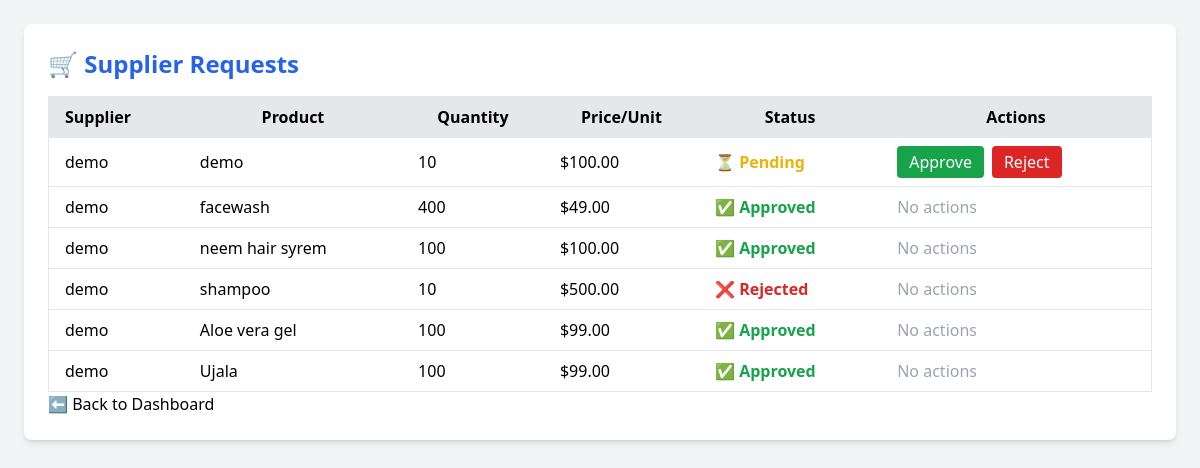
The app's page /dashboard/supplier-requests/ (signed in) with its own data.
### authapp/models.py (models this page shows, shortened)
class SupplierRequest(models.Model):
    supplier = models.ForeignKey(Supplier, on_delete=models.CASCADE, related_name="requests")
    product_name = models.CharField(max_length=150)
    description = models.TextField(blank=True, null=True)
    price_per_unit = models.DecimalField(max_digits=10, decimal_places=2)
    quantity = models.PositiveIntegerField()
    status = models.CharField(max_length=20, choices=[
        ("pending", "Pending"),
        ("approved", "Approved"),
        ("rejected", "Rejected"),
    ], default="pending")
    created_at = models.DateTimeField(auto_now_add=True)

class Supplier(models.Model):
    STATUS_CHOICES = [
        ("pending", "Pending"),
        ("approved", "Approved"),
        ("rejected", "Rejected"),
    ]
    user = models.OneToOneField("CustomUser", on_delete=models.CASCADE, related_name="supplier_profile")
    name = models.CharField(max_length=100)
    contact_person = models.CharField(max_length=100, blank=True, null=True)
    phone = models.CharField(max_length=20, blank=True, null=True)
    email = models.EmailField(blank=True, null=True)
    address = models.TextField(blank=True, null=True)
    status = models.CharField(max_length=20, choices=STATUS_CHOICES, default="pending")
    created_at = models.DateTimeField(auto_now_add=True)

### authapp/decorators.py (the view)
        def wrapper_func(request, *args, **kwargs):
            if request.user.is_authenticated:
                if request.user.role in allowed_roles:
                    return view_func(request, *args, **kwargs)
                else:
                    messages.error(request, "You are not authorized to view this page.")
                    return redirect('login')
            else:
                return redirect('login')

### authapp/views.py (called while the page is built)
@login_required
@role_required(["admin"])
def admin_supplier_requests(request):
    requests = SupplierRequest.objects.all().order_by("-created_at")
    return render(request, "admin_supplier_requests.html", {"requests": requests})

### authapp/templates/admin_supplier_requests.html (shortened to what this page needs)
<!DOCTYPE html>
<html lang="en">
<head>
  <script src="https://cdn.tailwindcss.com"></script>
</head>
<body class="bg-gray-100 p-6">
  <div class="max-w-6xl mx-auto bg-white shadow-md rounded-lg p-6">
    <h2 class="text-2xl font-bold text-blue-600 mb-4">🛒 Supplier Requests</h2>
    <table class="min-w-full border rounded">
      <thead class="bg-gray-200">
        <tr>
          <th class="px-4 py-2 text-left">Supplier</th>
          <th class="px-4 py-2">Product</th>
          <th class="px-4 py-2">Quantity</th>
          <th class="px-4 py-2">Price/Unit</th>
          <th class="px-4 py-2">Status</th>
          <th class="px-4 py-2">Actions</th>
        </tr>
      </thead>
      <tbody>
        {% for req in requests %}
        <tr class="border-t">
          <td class="px-4 py-2">{{ req.supplier.name }}</td>
          <td class="px-4 py-2">{{ req.product_name }}</td>
          <td class="px-4 py-2">{{ req.quantity }}</td>
          <td class="px-4 py-2">${{ req.price_per_unit }}</td>
          <td class="px-4 py-2">
            {% if req.status == "pending" %}
              <span class="text-yellow-500 font-semibold">⏳ Pending</span>
            {% elif req.status == "approved" %}
              <span class="text-green-600 font-semibold">✅ Approved</span>
            {% else %}
              <span class="text-red-600 font-semibold">❌ Rejected</span>
            {% endif %}
          </td>
          <td class="px-4 py-2 flex gap-2">
            {% if req.status == "pending" %}
            <a href="{% url 'approve_supplier_request' req.id %}"
               class="px-3 py-1 bg-green-600 text-white rounded hover:bg-green-700">Approve</a>
            <a href="{% url 'reject_supplier_request' req.id %}"
               class="px-3 py-1 bg-red-600 text-white rounded hover:bg-red-700">Reject</a>
            {% else %}
            <span class="text-gray-400">No actions</span>
            {% endif %}
          </td>
        </tr>
        {% empty %}
        <tr>
          <td colspan="6" class="text-center py-4 text-gray-500">No supplier requests</td>
        </tr>
        {% endfor %}
      </tbody>
    </table>
      <a href="{% url 'admin_dashboard' %}" class="btn btn-back mt-3">⬅ Back to Dashboard</a>
  </div>
</body>
</html>

### records on screen
SupplierRequest: supplier.name "demo", product_name "demo", quantity "10", price_per_unit "100.00", status "⏳ Pending"
SupplierRequest: supplier.name "demo", product_name "facewash", quantity "400", price_per_unit "49.00", status "✅ Approved"
SupplierRequest: supplier.name "demo", product_name "neem hair syrem", quantity "100", price_per_unit "100.00", status "✅ Approved"
SupplierRequest: supplier.name "demo", product_name "shampoo", quantity "10", price_per_unit "500.00", status "❌ Rejected"
SupplierRequest: supplier.name "demo", product_name "Aloe vera gel", quantity "100", price_per_unit "99.00", status "✅ Approved"
SupplierRequest: supplier.name "demo", product_name "Ujala", quantity "100", price_per_unit "99.00", status "✅ Approved"
